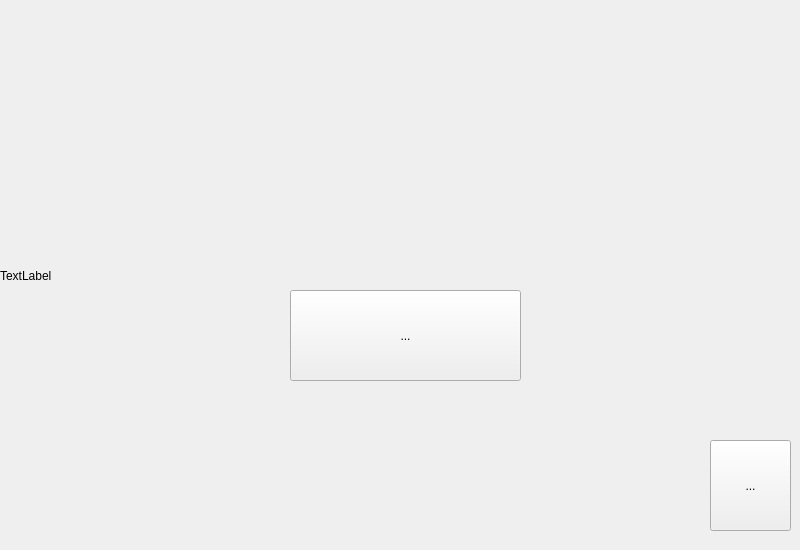
<?xml version="1.0" encoding="UTF-8"?>
<ui version="4.0">
 <class>MainWindow</class>
 <widget class="QMainWindow" name="MainWindow">
  <property name="geometry">
   <rect>
    <x>0</x>
    <y>0</y>
    <width>800</width>
    <height>550</height>
   </rect>
  </property>
  <property name="minimumSize">
   <size>
    <width>800</width>
    <height>550</height>
   </size>
  </property>
  <property name="maximumSize">
   <size>
    <width>800</width>
    <height>550</height>
   </size>
  </property>
  <property name="windowTitle">
   <string>MainWindow</string>
  </property>
  <widget class="QWidget" name="centralWidget">
   <widget class="QToolButton" name="StartButton">
    <property name="geometry">
     <rect>
      <x>290</x>
      <y>290</y>
      <width>231</width>
      <height>91</height>
     </rect>
    </property>
    <property name="styleSheet">
     <string notr="true">border-image: url(:/image/startbutton.png);</string>
    </property>
    <property name="text">
     <string>...</string>
    </property>
   </widget>
   <widget class="QLabel" name="backgroundlabel">
    <property name="geometry">
     <rect>
      <x>0</x>
      <y>-10</y>
      <width>801</width>
      <height>571</height>
     </rect>
    </property>
    <property name="minimumSize">
     <size>
      <width>0</width>
      <height>0</height>
     </size>
    </property>
    <property name="maximumSize">
     <size>
      <width>55555</width>
      <height>55555</height>
     </size>
    </property>
    <property name="styleSheet">
     <string notr="true">border-image: url(:/image/background.jpg);</string>
    </property>
    <property name="text">
     <string>TextLabel</string>
    </property>
   </widget>
   <widget class="QLabel" name="titlelabel">
    <property name="geometry">
     <rect>
      <x>210</x>
      <y>40</y>
      <width>391</width>
      <height>181</height>
     </rect>
    </property>
    <property name="styleSheet">
     <string notr="true">border-image: url(:/image/title.jpg);</string>
    </property>
    <property name="text">
     <string/>
    </property>
   </widget>
   <widget class="QToolButton" name="ExitButton">
    <property name="geometry">
     <rect>
      <x>710</x>
      <y>440</y>
      <width>81</width>
      <height>91</height>
     </rect>
    </property>
    <property name="styleSheet">
     <string notr="true">border-image: url(:/image/exit.png);</string>
    </property>
    <property name="text">
     <string>...</string>
    </property>
   </widget>
   <zorder>backgroundlabel</zorder>
   <zorder>StartButton</zorder>
   <zorder>titlelabel</zorder>
   <zorder>ExitButton</zorder>
  </widget>
  <widget class="QMenuBar" name="menuBar">
   <property name="geometry">
    <rect>
     <x>0</x>
     <y>0</y>
     <width>800</width>
     <height>23</height>
    </rect>
   </property>
  </widget>
 </widget>
 <layoutdefault spacing="6" margin="11"/>
 <resources/>
 <connections/>
</ui>
